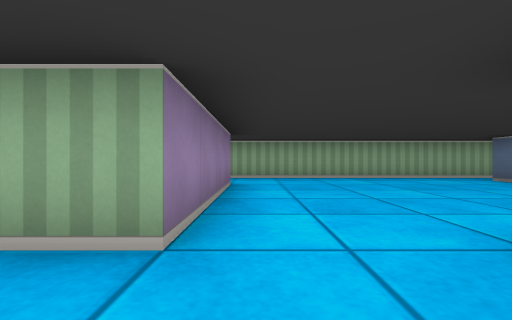
view 1 (above)

17 first-person views from a walk through a cub3D maze. The camera is about half as high as the walls, looks level and sees 85° across. The floor is counted in squares. Each view is taken from the middle of a square. On the plan, view 1 faces up. The plan holds only what a view shows up to about 9 squares ahead; the rest is blank.

view 2
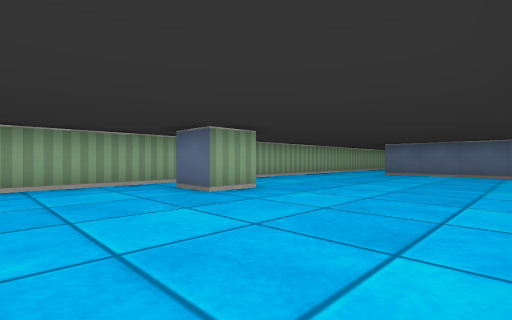

view 3
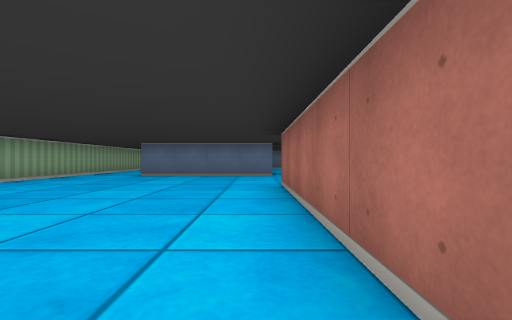

view 4
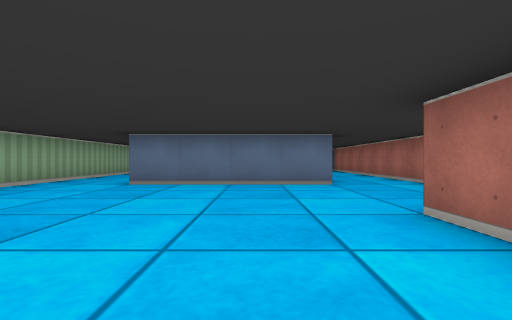

view 5
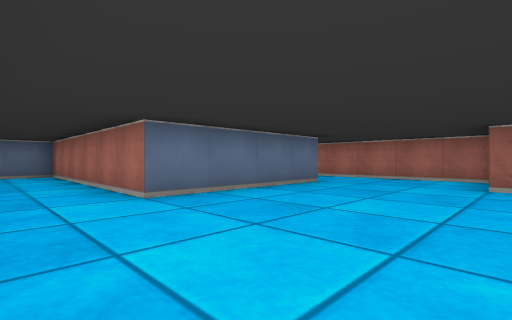

view 6
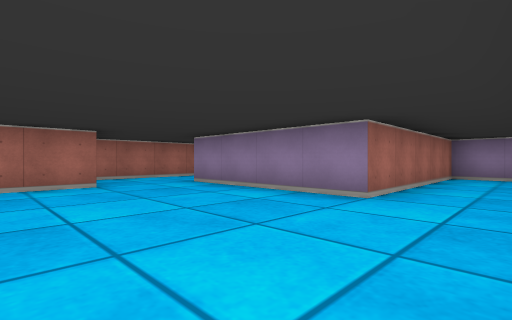

view 7
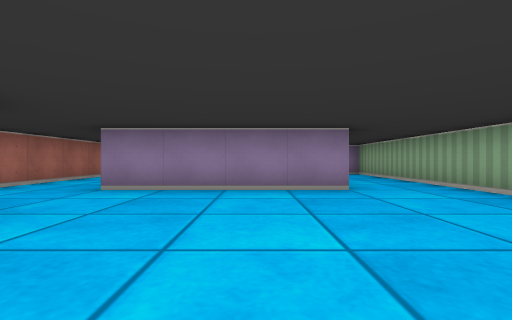

view 8
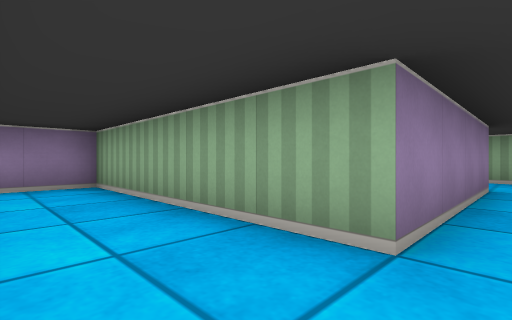

view 9
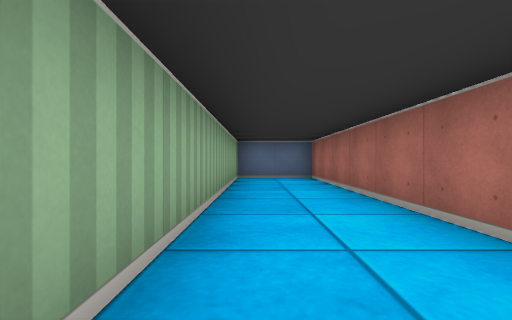

view 10
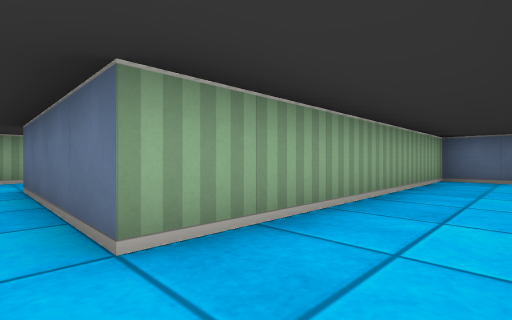

view 11
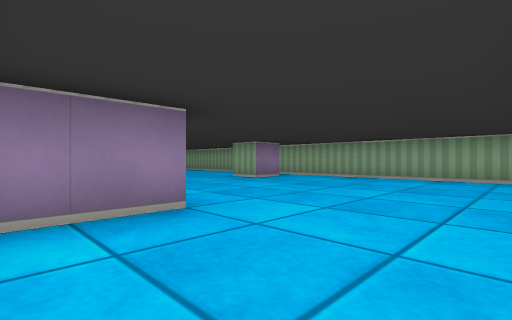

view 12
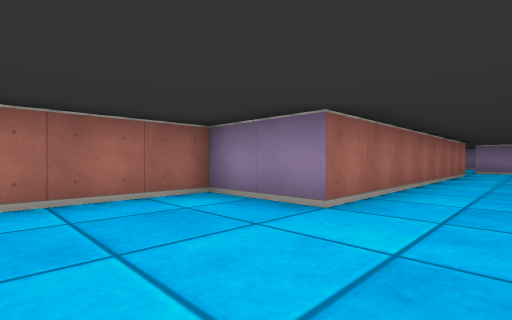

view 13
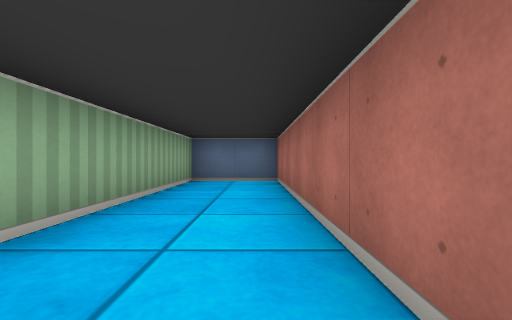

view 14
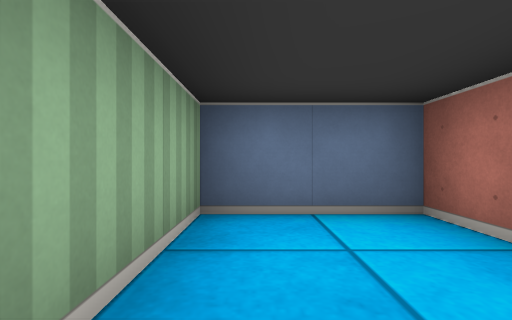

view 15
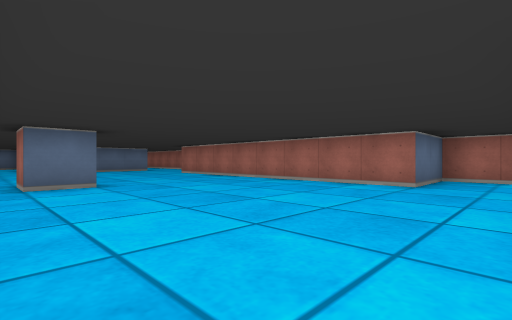

view 16
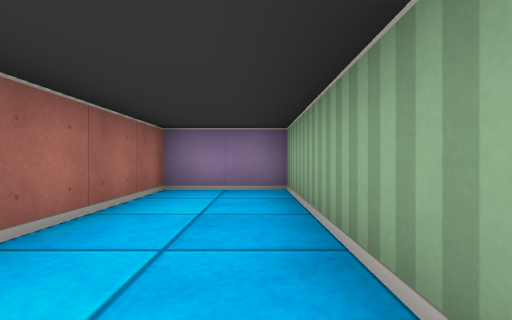

view 17
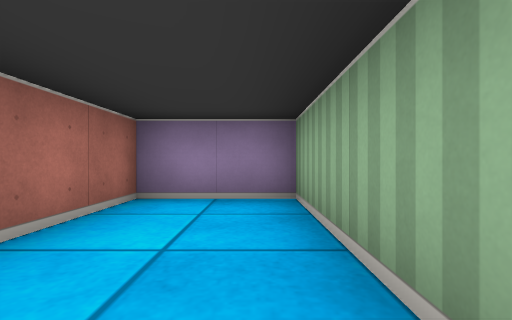

### Floor plan
Points are (right, up) in squares from view 1. A wall is a line through its corners. A room is listed if a view was taken in it or the views show most of it. See-through windows are left out.
Room 1 (views 1, 2, 3, 4, 5, 6, 7, 8, 9, 10, 11, 12, 13, 14, 15, 16, 17)
walls: (6.5, 5.5) (5.5, 5.5) (5.5, 6.5) (6.5, 6.5) (6.5, 5.5); (9.5, 1.5) (9.5, -0.5) (19.5, -0.5) (19.5, 1.5) (12.5, 1.5) (12.5, 5.5) (18.5, 5.5) (18.5, 7.5) (-5.5, 7.5) (-5.5, 5.5) (-0.5, 5.5) (-0.5, 1.5) (-5.5, 1.5) (-5.5, -0.5) (1.5, -0.5) (1.5, 1.5) (9.5, 1.5)

Positions as (right, up) in squares from view 1, and headings:
1: (0, 0), facing up
2: (3, 2), facing up-right
3: (4, 2), facing right
4: (7, 3), facing right
5: (9, 7), facing down-right
6: (3, 7), facing down-left
7: (4, 4), facing left
8: (0, 0), facing up-left
9: (12, 1), facing right
10: (12, 0), facing up-right
11: (12, 0), facing up-left
12: (12, 3), facing down-left
13: (12, 6), facing right
14: (16, 7), facing right
15: (0, 7), facing down-right
16: (-1, 7), facing left
17: (-2, 1), facing left
